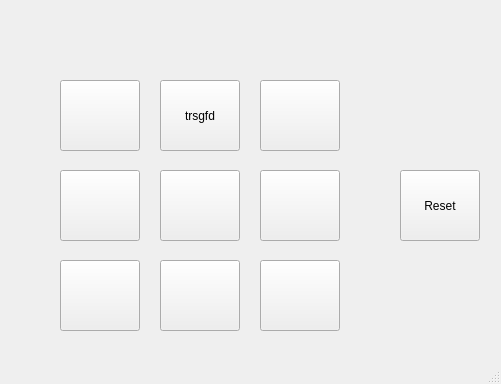
<?xml version="1.0" encoding="UTF-8"?>
<ui version="4.0">
 <class>MainWindow</class>
 <widget class="QMainWindow" name="MainWindow">
  <property name="geometry">
   <rect>
    <x>0</x>
    <y>0</y>
    <width>501</width>
    <height>384</height>
   </rect>
  </property>
  <property name="windowTitle">
   <string>MainWindow</string>
  </property>
  <widget class="QWidget" name="centralwidget">
   <widget class="QPushButton" name="A1">
    <property name="geometry">
     <rect>
      <x>60</x>
      <y>80</y>
      <width>80</width>
      <height>71</height>
     </rect>
    </property>
    <property name="text">
     <string/>
    </property>
   </widget>
   <widget class="QPushButton" name="B1">
    <property name="geometry">
     <rect>
      <x>160</x>
      <y>80</y>
      <width>80</width>
      <height>71</height>
     </rect>
    </property>
    <property name="text">
     <string>trsgfd</string>
    </property>
   </widget>
   <widget class="QPushButton" name="C1">
    <property name="geometry">
     <rect>
      <x>260</x>
      <y>80</y>
      <width>80</width>
      <height>71</height>
     </rect>
    </property>
    <property name="text">
     <string/>
    </property>
   </widget>
   <widget class="QPushButton" name="B2">
    <property name="geometry">
     <rect>
      <x>160</x>
      <y>170</y>
      <width>80</width>
      <height>71</height>
     </rect>
    </property>
    <property name="text">
     <string/>
    </property>
   </widget>
   <widget class="QPushButton" name="A2">
    <property name="geometry">
     <rect>
      <x>60</x>
      <y>170</y>
      <width>80</width>
      <height>71</height>
     </rect>
    </property>
    <property name="text">
     <string/>
    </property>
   </widget>
   <widget class="QPushButton" name="C2">
    <property name="geometry">
     <rect>
      <x>260</x>
      <y>170</y>
      <width>80</width>
      <height>71</height>
     </rect>
    </property>
    <property name="text">
     <string/>
    </property>
   </widget>
   <widget class="QPushButton" name="B3">
    <property name="geometry">
     <rect>
      <x>160</x>
      <y>260</y>
      <width>80</width>
      <height>71</height>
     </rect>
    </property>
    <property name="text">
     <string/>
    </property>
   </widget>
   <widget class="QPushButton" name="A3">
    <property name="geometry">
     <rect>
      <x>60</x>
      <y>260</y>
      <width>80</width>
      <height>71</height>
     </rect>
    </property>
    <property name="text">
     <string/>
    </property>
   </widget>
   <widget class="QPushButton" name="C3">
    <property name="geometry">
     <rect>
      <x>260</x>
      <y>260</y>
      <width>80</width>
      <height>71</height>
     </rect>
    </property>
    <property name="text">
     <string/>
    </property>
   </widget>
   <widget class="QPushButton" name="Reset">
    <property name="geometry">
     <rect>
      <x>400</x>
      <y>170</y>
      <width>80</width>
      <height>71</height>
     </rect>
    </property>
    <property name="text">
     <string>Reset</string>
    </property>
   </widget>
   <widget class="QLabel" name="Teksti">
    <property name="geometry">
     <rect>
      <x>70</x>
      <y>20</y>
      <width>261</width>
      <height>41</height>
     </rect>
    </property>
    <property name="text">
     <string/>
    </property>
   </widget>
  </widget>
  <widget class="QMenuBar" name="menubar">
   <property name="geometry">
    <rect>
     <x>0</x>
     <y>0</y>
     <width>501</width>
     <height>21</height>
    </rect>
   </property>
  </widget>
  <widget class="QStatusBar" name="statusbar"/>
 </widget>
 <resources/>
 <connections/>
</ui>
